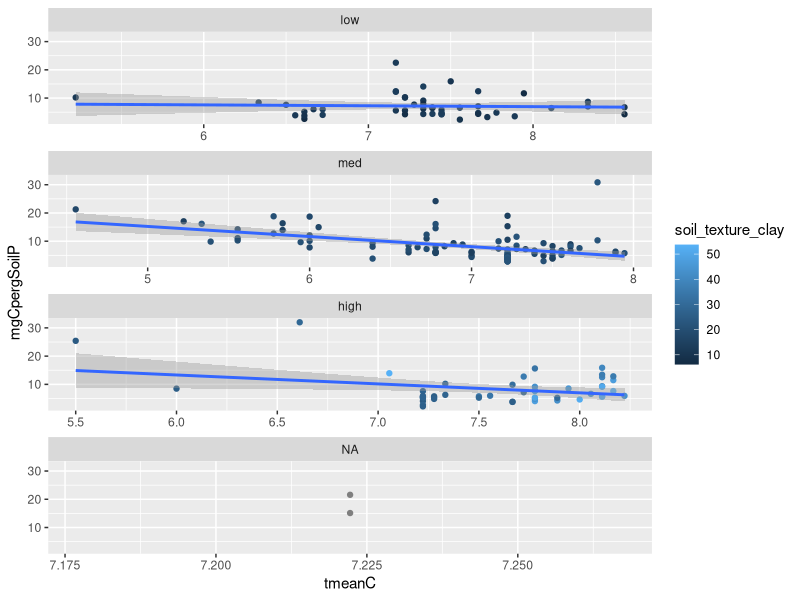
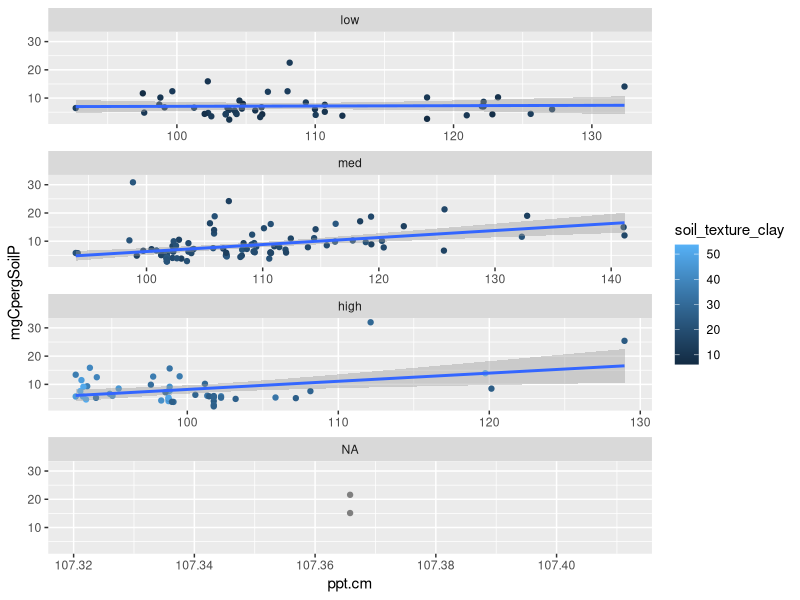
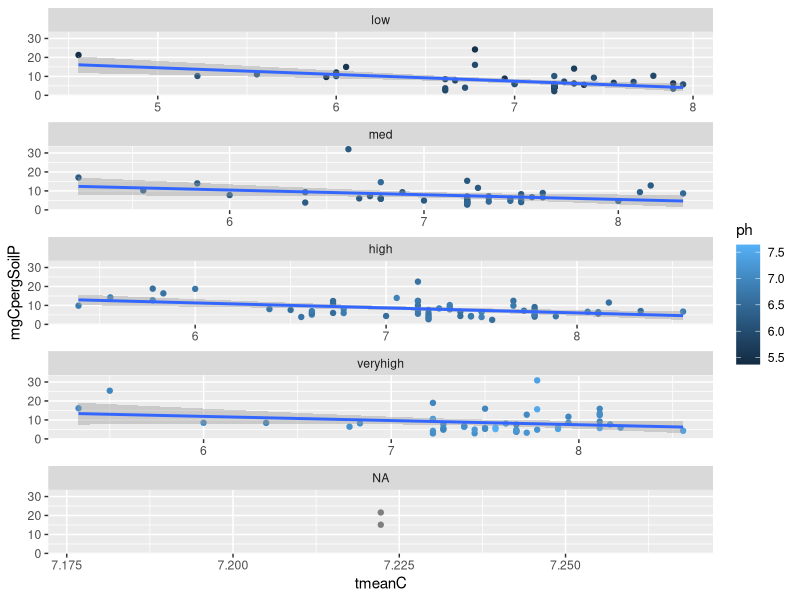
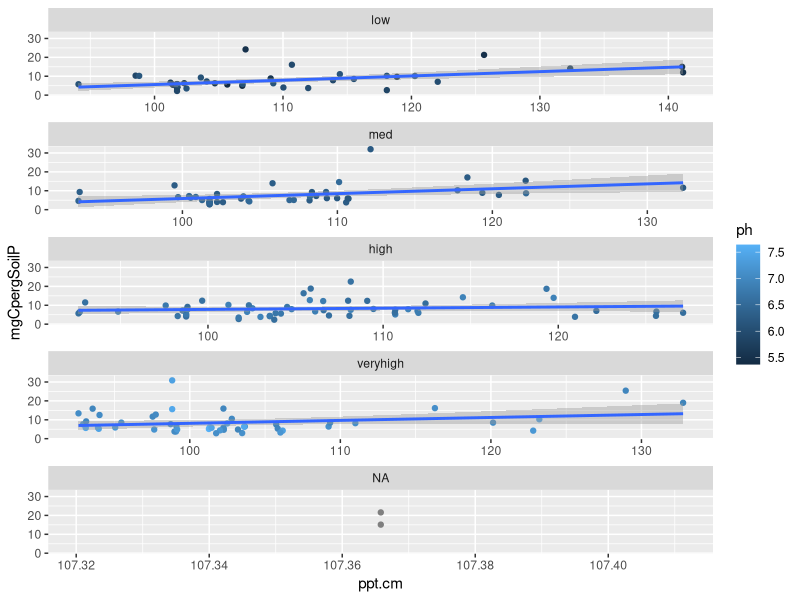
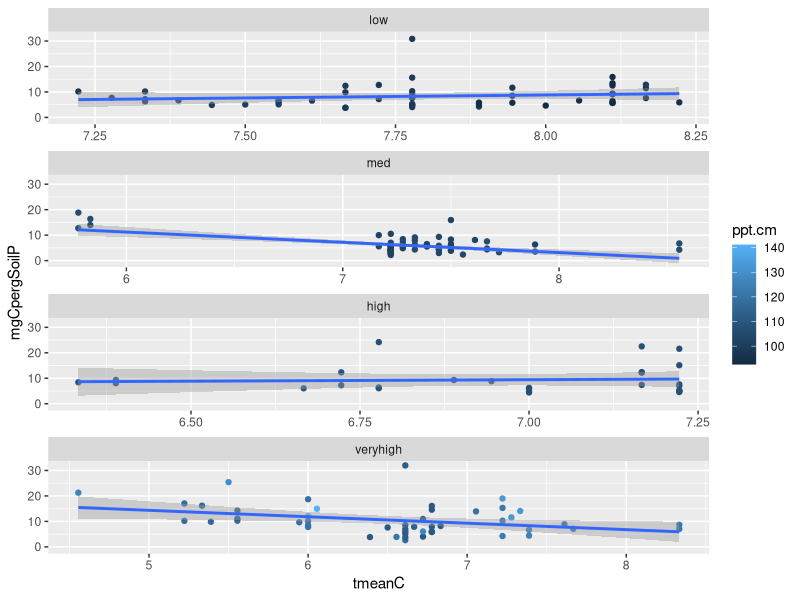
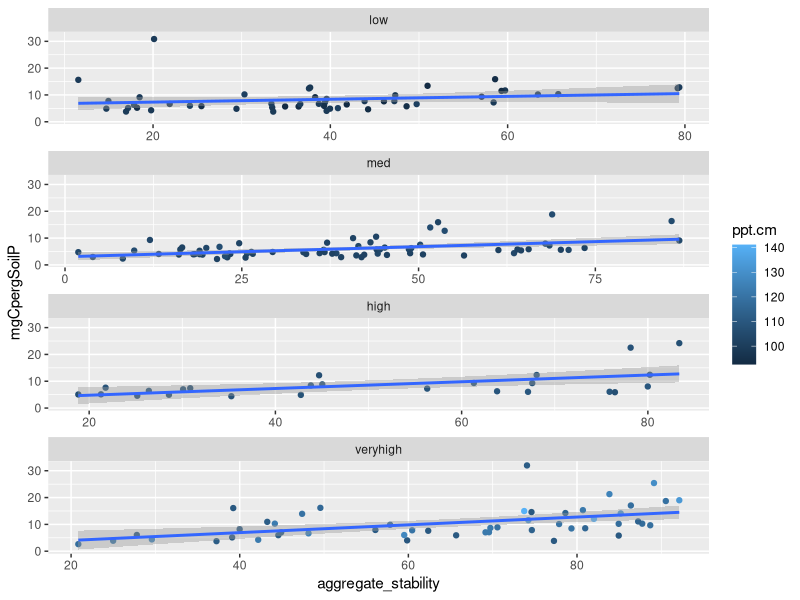
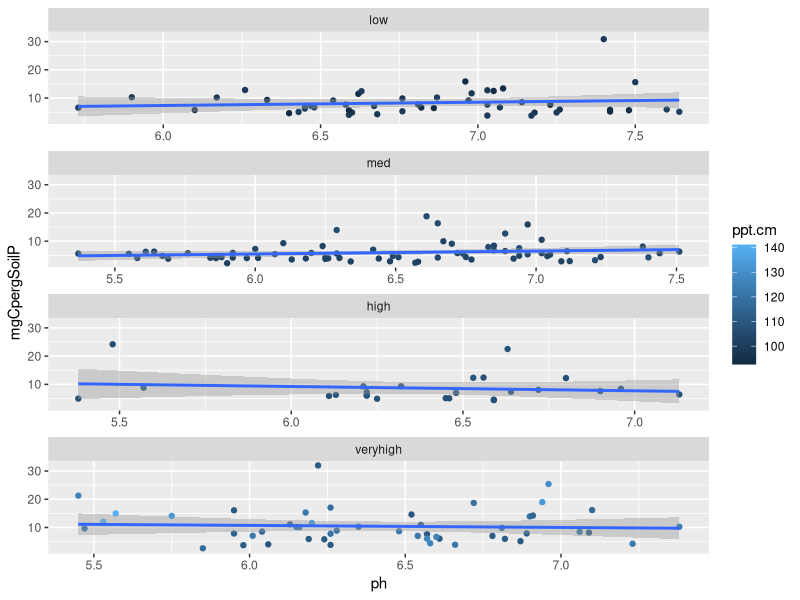
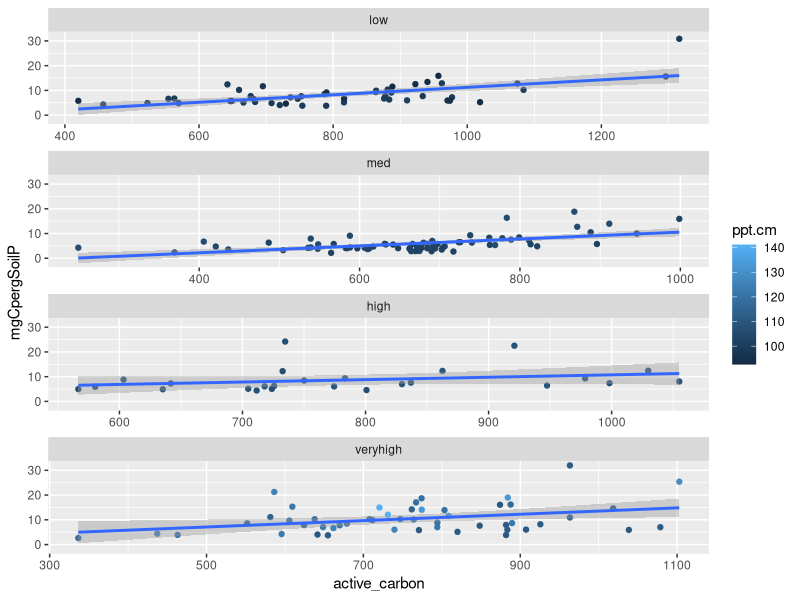

Write R code to recreate these figures, in order. (Note: this script raises an error after producing the figures.)
##run linear models using POM as the Response Variable

setwd("/Users/f003833/Documents/GitHub/FracFarmVT") #caitlin
#setwd("C:/Users/F004SPC/Documents/GitHub/FracFarmVT") #erin

#load your libraries
library(tidyverse)
library(ggplot2)
library(dplyr)
library(corrplot)
library(emmeans)
library(nlme)
library(ggeffects)

data <- read.csv(file="fracData2.csv", header=TRUE, sep=",")


View(data)

#view na for ph  #LO26, Z1, Z2, MC10, can still look for LO26 and maybe MC10, the rest are truly NA
missing_ph <- subset(data, is.na(ph) | ph == "")
missing_field_codes <- missing_ph$Field_Code
print(missing_field_codes)

missing_mgCpergSoilP <- subset(data, is.na(mgCpergSoilP) | mgCpergSoilP == "")
missing_field_codes <- missing_mgCpergSoilP$Field_Code
print(missing_field_codes)


#First, graphically explore relationships among variables
#look for interactions between independent variables

View (data)
data <- data %>% 
  mutate(claycategory=cut(soil_texture_clay, breaks=c(-Inf, 14, 24, Inf), labels=c("low","med", "high")))

ggplot(data=data, aes(x=tmeanC, y=mgCpergSoilP, col=soil_texture_clay))+ 
  geom_point()+
  geom_smooth(method=lm)+
  facet_wrap(~ claycategory, ncol=1, scales="free_x")

ggplot(data=data, aes(x=ppt.cm, y=mgCpergSoilP, col=soil_texture_clay))+ 
  geom_point()+
  geom_smooth(method=lm)+
  facet_wrap(~ claycategory, ncol=1, scales="free_x")

#more interactions with ph
data <- data %>% 
  mutate(phcategory=cut(ph, breaks=c(-Inf,6.17, 6.52, 6.93, Inf), labels=c("low","med","high", "veryhigh")))

ggplot(data=data, aes(x=tmeanC, y=mgCpergSoilP, col=ph))+ 
  geom_point()+
  geom_smooth(method=lm)+
  facet_wrap(~ phcategory, ncol=1, scales="free_x")

ggplot(data=data, aes(x=ppt.cm, y=mgCpergSoilP, col=ph))+ 
  geom_point()+
  geom_smooth(method=lm)+
  facet_wrap(~ phcategory, ncol=1, scales="free_x")

#interactions with ppt
data <- data %>% 
  mutate(pptcategory=cut(ppt.cm, breaks=c(-Inf,101.4, 106.4, 110.0, Inf), labels=c("low","med","high", "veryhigh")))

ggplot(data=data, aes(x=tmeanC, y=mgCpergSoilP, col=ppt.cm))+ 
  geom_point()+
  geom_smooth(method=lm)+
  facet_wrap(~ pptcategory, ncol=1, scales="free_x")

ggplot(data=data, aes(x=aggregate_stability, y=mgCpergSoilP, col=ppt.cm))+ 
  geom_point()+
  geom_smooth(method=lm)+
  facet_wrap(~ pptcategory, ncol=1, scales="free_x")

ggplot(data=data, aes(x=ph, y=mgCpergSoilP, col=ppt.cm))+ 
  geom_point()+
  geom_smooth(method=lm)+
  facet_wrap(~ pptcategory, ncol=1, scales="free_x")

ggplot(data=data, aes(x=active_carbon, y=mgCpergSoilP, col=ppt.cm))+ 
  geom_point()+
  geom_smooth(method=lm)+
  facet_wrap(~ pptcategory, ncol=1, scales="free_x")

#interactions with aggregate stability
summary(data$aggregate_stability)

data <- data %>% 
  mutate(agStcategory=cut(aggregate_stability, breaks=c(-Inf,29.8, 46.7, 63.7, Inf), labels=c("low","med","high", "veryhigh")))

ggplot(data=data, aes(x=ph, y=mgCpergSoilP, col=aggregate_stability))+ 
  geom_point()+
  geom_smooth(method=lm)+
  facet_wrap(~ agStcategory, ncol=1, scales="free_x")

ggplot(data=data, aes(x=ppt.cm, y=mgCpergSoilP, col=aggregate_stability))+ 
  geom_point()+
  geom_smooth(method=lm)+
  facet_wrap(~ agStcategory, ncol=1, scales="free_x")

ggplot(data=data, aes(x=tmeanC, y=mgCpergSoilP, col=aggregate_stability))+ 
  geom_point()+
  geom_smooth(method=lm)+
  facet_wrap(~ agStcategory, ncol=1, scales="free_x")

ggplot(data=data, aes(x=soil_texture_clay, y=mgCpergSoilP, col=aggregate_stability))+ 
  geom_point()+
  geom_smooth(method=lm)+
  facet_wrap(~ agStcategory, ncol=1, scales="free_x")


ggplot(data=data, aes(x=active_carbon, y=mgCpergSoilP, col=aggregate_stability))+ 
  geom_point()+
  geom_smooth(method=lm)+
  facet_wrap(~ agStcategory, ncol=1, scales="free_x")

#Models
#Correlation plot
cordata <- cor(data[,c("mgCpergSoilP","ph","ppt.cm","tmeanC","aggregate_stability","soil_texture_clay","active_carbon")], use="pairwise.complete.obs", method="pearson")
corrplot(cordata)

##Linear Mixed Model for dependent variable (mgCpergSoilP)

#test without random effect, because only one value per field

m1P=gls(mgCpergSoilP~ppt.cm*tmeanC+soil_texture_clay+
          +aggregate_stability+active_carbon+ 
          ph, data=data, na.action=na.exclude, method="ML")
summary(m1P)

mPtest=gls(mgCpergSoilP~ppt.cm * soil_texture_clay * tmeanC + ppt.cm * tmeanC + 
  aggregate_stability * soil_texture_clay + 
  active_carbon + 
  + + ph * soil_texture_clay, data=data, na.action=na.exclude, method="ML")
summary(mPtest)

m2P=gls(mgCpergSoilP~ppt.cm*tmeanC+soil_texture_clay+
          +aggregate_stability+active_carbon, data=data, na.action=na.exclude, method="ML")
summary(m2P)
anova(m1P, m2P)

m1P2=gls(mgCpergSoilP~ppt.cm+soil_texture_clay+
         tmeanC+aggregate_stability+active_carbon+ 
         ph, data=data, na.action=na.exclude, method="ML")
summary(m1P2)
anova(m1P2)


#Erin needs better understanding of this. Do we change REML to ML?  #check if variance structure improves the model, it does not (to test, both methods were set to REML) ##this doesn't work now
m1a=gls(mgCpergSoilP~soil_texture_clay*ppt.cm+soil_texture_clay*tmeanC+
          ppt.cm*tmeanC+aggregate_stability*active_carbon+ 
          ph, data=data, na.action=na.exclude, weights = varFixed(~mgCpergSoilP), method="ML")
anova(m1P, m1a) #adding variance structure does not improve the model

m2=gls(mgCpergSoilP~soil_texture_clay*ppt.cm+
         ppt.cm*tmeanC+aggregate_stability*active_carbon+ 
         ph, data=data, na.action=na.exclude, method="ML")

anova(m1P,m2)
anova(m2)

m3=gls(mgCpergSoilP~ppt.cm*tmeanC+aggregate_stability*active_carbon+ph,
       data=data, na.action=na.exclude, method="ML")

anova(m2,m3)
anova(m3)

m4=gls(mgCpergSoilP~ppt.cm*tmeanC+aggregate_stability*active_carbon,
       data=data, na.action=na.exclude, method="ML")

anova(m3,m4)
anova(m4)

m5=gls(mgCpergSoilP~ppt.cm+tmeanC+aggregate_stability*active_carbon,
       data=data, na.action=na.exclude, method="ML")

anova(m4,m5) #m4 is best model if do model selection

#above is if you want to drop non significant predictors until all are significant as model selection, but there is really no need. 
#How to I assess these different model results??

#check assumptions, distrubution of residuals


m1P=gls(mgCpergSoilP~soil_texture_clay*ppt.cm+soil_texture_clay*tmeanC+
          ppt.cm*tmeanC+aggregate_stability*active_carbon+ 
          ph, data=data, na.action=na.exclude, method="REML") #final model should use REML
summary(m1P)
anova(m1P)


F_Final <- fitted(m1P)
R_Final <- residuals(m1P, type = "pearson", scaled = TRUE)
N = !is.na(data$mgCpergSoilP)
Rfull <- NA
Rfull[N] <- R_Final
op <- par(mfrow = c(2,2), mar = c(5,4,1,1))  
plot(F_Final, R_Final)
hist(Rfull)
plot(Rfull ~ data$aggregate_stability)
plot(Rfull ~ data$soil_texture_clay)
plot(Rfull ~ data$active_carbon)
plot(Rfull ~ data$tmeanC)
plot(Rfull ~ data$ppt.cm)
plot(Rfull ~ data$ph)
par(op)

#partial residuals to test that the relationship is linear
#do these for each of the significant predictors (do green and red lines match?)

op <- par(mfrow = c(2,2), mar = c(5,4,1,1)) #this makes it so all the graphs are plotted in the same window (a 2 x 2 grid)

ppt.cm.c <- summary(m1P)$coefficients[2] #predictor coefficient
ppt.cm.pr <- Rfull + ppt.cm.c*data$ppt.cm  #Residuals + pred coef * predictor value
{scatter.smooth(data$ppt.cm, ppt.cm.pr, 
                lpars = list(col = "green", lwd = 3, lty = 3)) #residual loess
  abline(lm(ppt.cm.c*data$ppt.cm ~ data$ppt.cm), col = "red")} 

soil_texture_clay.c <- summary(m1P)$coefficients[3] #predictor coefficient
soil_texture_clay.pr <- Rfull + soil_texture_clay.c*data$soil_texture_clay  #Residuals + pred coef * predictor value
{scatter.smooth(data$soil_texture_clay, soil_texture_clay.pr, 
                lpars = list(col = "green", lwd = 3, lty = 3)) #residual loess
  abline(lm(soil_texture_clay.c*data$soil_texture_clay ~ data$soil_texture_clay), col = "red")} 

aggregate_stability.c <- summary(m1P)$coefficients[5] #predictor coefficient
aggregate_stability.pr <- Rfull + aggregate_stability.c*data$aggregate_stability  #Residuals + pred coef * predictor value
{scatter.smooth(data$aggregate_stability, aggregate_stability.pr, 
                lpars = list(col = "green", lwd = 3, lty = 3)) #residual loess
  abline(lm(aggregate_stability.c*data$aggregate_stability ~ data$aggregate_stability), col = "red")} 

active_carbon.c <- summary(m1P)$coefficients[6] #predictor coefficient
active_carbon.pr <- Rfull + active_carbon.c*data$active_carbon  #Residuals + pred coef * predictor value
{scatter.smooth(data$active_carbon, active_carbon.pr, 
                lpars = list(col = "green", lwd = 3, lty = 3)) #residual loess
  abline(lm(active_carbon.c*data$active_carbon ~ data$active_carbon), col = "red")} 

par(op)

#Visualize significant relationships

#own_theme below sets ggplot parameters for how plots should look. 
own_theme <- theme_bw(base_size = 11) +
  theme(rect = element_blank(),
        axis.ticks = element_line(color = "black"),
        axis.text = element_text(color = "black"),
        axis.line = element_line(color = "black"),
        panel.grid.minor = element_blank())

#ppt and tmeanC, option 1
summary(data$ppt.cm)
summary(data$tmeanC)

pred_pptC <- ggpredict(m1P, terms = c("ppt.cm", "tmeanC[6.8,7.5]"))

pred_pptC$tmean_group <- pred_pptC$group
levels(pred_pptC$tmean_group) <- c("low (4.5-7.2)",  
                                     "high (7.2-8.6)")
data <- data %>%
  drop_na(tmeanC) %>% 
  dplyr::mutate(tmean_group = cut(tmeanC, breaks = c(4.5,7.2,8.6)))

levels(data$tmean_group) <- c("low (4.5-7.2)",  
                                   "high (7.2-8.6)")

mgPOM_pptC <-data %>% 
  ggplot() +
  geom_point(aes(x = ppt.cm, y = mgCpergSoilP, col = tmean_group), #plot your data
             size = 1.5, alpha = 0.5) +
  geom_line(pred_pptC, mapping = aes(x=x, y=predicted, col = tmean_group), #plot the model's prediction (based on linear )
            lwd = 1) +
  own_theme+
  #theme(legend.position = "none") +
  scale_y_continuous(expression("mg C in POM per g soil")) +
  scale_x_continuous(expression("Mean Annual Precipitation (cm)"),
                     label = scales::comma) +
  scale_color_manual(values = c("blue", "red")) # adjust colors if needed

mgPOM_pptC

ggsave("mgPOM_ppt_tmeanC.jpeg", width = 4, height = 3)


#ppt and tmeanC, option 2

pred_tmeanC <- ggpredict(m1P, terms = c("tmeanC","ppt.cm[101,110]"))
plot(pred_tmeanC, show_data = TRUE, dot_alpha = 0.8, alpha = 0.3, limit_range = TRUE)
pred_tmeanC$ppt_group <- pred_tmeanC$group
levels(pred_tmeanC$ppt_group) <- c("low (92-104)",  
                                   "high (104-142)")

data <- data %>%
  drop_na(ppt.cm) %>% 
  dplyr::mutate(ppt_group = cut(ppt.cm, breaks = c(92,104,142)))

levels(data$ppt_group) <- c("low (92-104)",  
                              "high (104-142)")
pred_ppt.cm <- ggpredict(m1P, terms = c("ppt.cm", "tmeanC[6.8,7.5]"))

pred_pptC$tmean_group <- pred_pptC$group
levels(pred_pptC$tmean_group) <- c("low (4.5-7.2)",  
                                   "high (7.2-8.6)")
logitPropM_tmeanC <-data %>% 
  ggplot() +
  geom_point(aes(x = tmeanC, y = logitPropM, col = ppt_group), #plot your data
             size = 1.5, alpha = 0.5) +
  geom_line(pred_tmeanC, mapping = aes(x=x, y=predicted, col = ppt_group), #plot the model's prediction (based on linear )
            lwd = 1) +
  logitPropM_ppt <-data %>% 
  ggplot() +
  geom_point(aes(x = ppt, y = logitPropM, col = ppt_group), #plot your data
             size = 1.5, alpha = 0.5) +
  geom_line(pred_tmeanC, mapping = aes(x=x, y=predicted, col = ppt_group), #plot the model's prediction (based on linear )
            lwd = 1) +
  own_theme+
  #theme(legend.position = "none") +
  scale_y_continuous(expression("mg C in POM per g soil")) +
  scale_x_continuous(expression("Mean Annual Temperature (C)"),
                     label = scales::comma) +
  scale_color_manual(values = c("blue", "black")) # adjust colors if needed

mgPOM_tmeanC

ggsave("mgPOM_ppt_tmeanC_2.jpeg", width = 4, height = 3)

                     
#pred_tmeanC <- ggpredict(m1P, terms = c("tmeanC","factor(ppt.cm[95,115])"))

#for agg stability 
pred_aggregate_stability <- ggpredict(m1P, terms = c("aggregate_stability"))
mgPOM_aggregate_stability <-data %>% 
  ggplot() +
  geom_point(aes(x = aggregate_stability, y = mgCpergSoilP), #plot your data
             size = 1.5, alpha = 0.5) +
  geom_line(pred_aggregate_stability, mapping = aes(x=x, y=predicted), #plot the model's prediction (based on linear )
            lwd = 1) +
  own_theme+
  theme(legend.position = "none") +
  scale_y_continuous(expression("mg C in POM per g soil"))+
  scale_x_continuous(expression("aggregate stability"),
                     label = scales::comma) 

mgPOM_aggregate_stability


pred_active_carbon <- ggpredict(m1P, terms = c("active_carbon"))
mgPOM_active_carbon <-data %>% 
  ggplot() +
  geom_point(aes(x = active_carbon, y = mgCpergSoilP), #plot your data
             size = 1.5, alpha = 0.5) +
  geom_line(pred_active_carbon, mapping = aes(x=x, y=predicted), #plot the model's prediction (based on linear )
            lwd = 1) +
  own_theme+
  theme(legend.position = "none") +
  scale_y_continuous(expression("mg C in POM per g soil"))+
  scale_x_continuous(expression("active carbon"),
                     label = scales::comma) 

mgPOM_active_carbon

ggsave("mgPOM_aggregate_stability.jpeg", width = 4, height = 3)


pred_soil_texture_clay <- ggpredict(m1P, terms = c("soil_texture_clay "))
mgPOM_soil_texture_clay  <-data %>% 
  ggplot() +
  geom_point(aes(x = soil_texture_clay , y = mgCpergSoilP), #plot your data
             size = 1.5, alpha = 0.5) +
  geom_line(pred_soil_texture_clay , mapping = aes(x=x, y=predicted), #plot the model's prediction (based on linear )
            lwd = 1) +
  own_theme+
  theme(legend.position = "none") +
  scale_y_continuous(expression("mg C in POM per g soil"))+
  scale_x_continuous(expression("clay"),
                     label = scales::comma) 

mgPOM_soil_texture_clay 

summary(pred_pptC)
str(pred_pptC)
#analyze by field type 

#Plot by field type: Box Plot  #this works!
view(data)

  mgPOMbyFieldType <- ggplot(data, aes(x=Type.x, y=mgCpergSoilP)) + 
  geom_boxplot()
mgPOMbyFieldType

#Run interactions with fresh code for all possible


data <- data %>% 
  mutate(claycategory=cut(soil_texture_clay, breaks=c(-Inf, 14, 24, Inf), labels=c("low","med", "high")))

ggplot(data=data, aes(x=tmeanC, y=mgCpergSoilP, col=soil_texture_clay))+ 
  geom_point()+
  geom_smooth(method=lm)+
  facet_wrap(~ claycategory, ncol=1, scales="free_x")

data <- data %>% 
  mutate(claycategory=cut(soil_texture_clay, breaks=c(-Inf, 14, 24, Inf), labels=c("low","med", "high")))

ggplot(data=data, aes(x=ppt.cm, y=mgCpergSoilP, col=soil_texture_clay))+ 
  geom_point()+
  geom_smooth(method=lm)+
  facet_wrap(~ claycategory, ncol=1, scales="free_x")

data <- data %>% 
  mutate(claycategory=cut(soil_texture_clay, breaks=c(-Inf, 14, 24, Inf), labels=c("low","med", "high")))

ggplot(data=data, aes(x=ph, y=mgCpergSoilP, col=soil_texture_clay))+ 
  geom_point()+
  geom_smooth(method=lm)+
  facet_wrap(~ claycategory, ncol=1, scales="free_x")

data <- data %>% 
  mutate(claycategory=cut(soil_texture_clay, breaks=c(-Inf, 14, 24, Inf), labels=c("low","med", "high")))

ggplot(data=data, aes(x=aggregate_stability, y=mgCpergSoilP, col=soil_texture_clay))+ 
  geom_point()+
  geom_smooth(method=lm)+
  facet_wrap(~ claycategory, ncol=1, scales="free_x")

data <- data %>% 
  mutate(claycategory=cut(soil_texture_clay, breaks=c(-Inf, 14, 24, Inf), labels=c("low","med", "high")))

ggplot(data=data, aes(x=active_carbon, y=mgCpergSoilP, col=soil_texture_clay))+ 
  geom_point()+
  geom_smooth(method=lm)+
  facet_wrap(~ claycategory, ncol=1, scales="free_x")

#more interactions with ph
summary(data$ph)

data <- data %>% 
  mutate(phcategory=cut(ph, breaks=c(-Inf,6,7, Inf), labels=c("low","med","high")))

ggplot(data=data, aes(x=tmeanC, y=mgCpergSoilP, col=ph))+ 
  geom_point()+
  geom_smooth(method=lm)+
  facet_wrap(~ phcategory, ncol=1, scales="free_x")

data <- data %>% 
  mutate(phcategory=cut(ph, breaks=c(-Inf,6,7, Inf), labels=c("low","med","high")))

ggplot(data=data, aes(x=ppt.cm, y=mgCpergSoilP, col=ph))+ 
  geom_point()+
  geom_smooth(method=lm)+
  facet_wrap(~ phcategory, ncol=1, scales="free_x")

data <- data %>% 
  mutate(phcategory=cut(ph, breaks=c(-Inf,6,7, Inf), labels=c("low","med","high")))

ggplot(data=data, aes(x=aggregate_stability, y=mgCpergSoilP, col=ph))+ 
  geom_point()+
  geom_smooth(method=lm)+
  facet_wrap(~ phcategory, ncol=1, scales="free_x")

data <- data %>% 
  mutate(phcategory=cut(ph, breaks=c(-Inf,6,7, Inf), labels=c("low","med","high")))

ggplot(data=data, aes(x=soil_texture_clay, y=mgCpergSoilP, col=ph))+ 
  geom_point()+
  geom_smooth(method=lm)+
  facet_wrap(~ phcategory, ncol=1, scales="free_x")

data <- data %>% 
  mutate(phcategory=cut(ph, breaks=c(-Inf,6,7, Inf), labels=c("low","med","high")))

ggplot(data=data, aes(x=active_carbon, y=mgCpergSoilP, col=ph))+ 
  geom_point()+
  geom_smooth(method=lm)+
  facet_wrap(~ phcategory, ncol=1, scales="free_x")

#interactions with ppt

data <- data %>% 
  mutate(pptcategory=cut(ppt.cm, breaks=c(-Inf,101.4, 110.0, Inf), labels=c("low","med","high")))

ggplot(data=data, aes(x=tmeanC, y=mgCpergSoilP, col=ppt.cm))+ 
  geom_point()+
  geom_smooth(method=lm)+
  facet_wrap(~ pptcategory, ncol=1, scales="free_x")


data <- data %>% 
  mutate(pptcategory=cut(ppt.cm, breaks=c(-Inf,101.4, 110.0, Inf), labels=c("low","med","high")))

ggplot(data=data, aes(x=aggregate_stability, y=mgCpergSoilP, col=ppt.cm))+ 
  geom_point()+
  geom_smooth(method=lm)+
  facet_wrap(~ pptcategory, ncol=1, scales="free_x")

summary(data$ppt.cm)
data <- data %>% 
  mutate(pptcategory=cut(ppt.cm, breaks=c(-Inf,101.4, 110.0, Inf), labels=c("low","med","high")))

ggplot(data=data, aes(x=tmeanC, y=mgCpergSoilP, col=ppt.cm))+ 
  geom_point()+
  geom_smooth(method=lm)+
  facet_wrap(~ pptcategory, ncol=1, scales="free_x")


data <- data %>% 
  mutate(pptcategory=cut(ppt.cm, breaks=c(-Inf,101.4, 110.0, Inf), labels=c("low","med","high")))

ggplot(data=data, aes(x=active_carbon, y=mgCpergSoilP, col=ppt.cm))+ 
  geom_point()+
  geom_smooth(method=lm)+
  facet_wrap(~ pptcategory, ncol=1, scales="free_x")

#interactions with aggregate stability
summary(data$aggregate_stability)

data <- data %>% 
  mutate(agStcategory=cut(aggregate_stability, breaks=c(-Inf,29.3, 65.6, Inf), labels=c("low","med","high")))

ggplot(data=data, aes(x=ph, y=mgCpergSoilP, col=aggregate_stability))+ 
  geom_point()+
  geom_smooth(method=lm)+
  facet_wrap(~ agStcategory, ncol=1, scales="free_x")

data <- data %>% 
  mutate(agStcategory=cut(aggregate_stability, breaks=c(-Inf,29.3, 65.6, Inf), labels=c("low","med","high")))

ggplot(data=data, aes(x=ppt.cm, y=mgCpergSoilP, col=aggregate_stability))+ 
  geom_point()+
  geom_smooth(method=lm)+
  facet_wrap(~ agStcategory, ncol=1, scales="free_x")

data <- data %>% 
  mutate(agStcategory=cut(aggregate_stability, breaks=c(-Inf,29.3, 65.6, Inf), labels=c("low","med","high")))

ggplot(data=data, aes(x=tmeanC, y=mgCpergSoilP, col=aggregate_stability))+ 
  geom_point()+
  geom_smooth(method=lm)+
  facet_wrap(~ agStcategory, ncol=1, scales="free_x")

data <- data %>% 
  mutate(agStcategory=cut(aggregate_stability, breaks=c(-Inf,29.3, 65.6, Inf), labels=c("low","med","high")))

ggplot(data=data, aes(x=soil_texture_clay, y=mgCpergSoilP, col=aggregate_stability))+ 
  geom_point()+
  geom_smooth(method=lm)+
  facet_wrap(~ agStcategory, ncol=1, scales="free_x")

data <- data %>% 
  mutate(agStcategory=cut(aggregate_stability, breaks=c(-Inf,29.3, 65.6, Inf), labels=c("low","med","high")))

ggplot(data=data, aes(x=active_carbon, y=mgCpergSoilP, col=aggregate_stability))+ 
  geom_point()+
  geom_smooth(method=lm)+
  facet_wrap(~ agStcategory, ncol=1, scales="free_x")

#tmeanC and active carbon
summary(data$tmeanC)

data <- data %>% 
  mutate(tmeanCcategory=cut(tmeanC, breaks=c(-Inf,6.8, 7.6, Inf), labels=c("low","med","high")))

ggplot(data=data, aes(x=active_carbon, y=mgCpergSoilP, col=tmeanC))+ 
  geom_point()+
  geom_smooth(method=lm)+
  facet_wrap(~ tmeanCcategory, ncol=1, scales="free_x")
  
